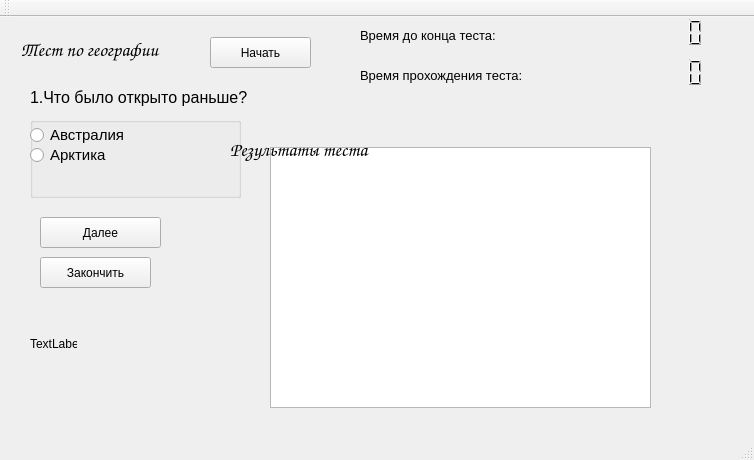
<?xml version="1.0" encoding="UTF-8"?>
<ui version="4.0">
 <class>MainWindow</class>
 <widget class="QMainWindow" name="MainWindow">
  <property name="geometry">
   <rect>
    <x>0</x>
    <y>0</y>
    <width>754</width>
    <height>460</height>
   </rect>
  </property>
  <property name="windowTitle">
   <string>MainWindow</string>
  </property>
  <widget class="QWidget" name="centralWidget">
   <widget class="QLabel" name="label_name">
    <property name="geometry">
     <rect>
      <x>20</x>
      <y>20</y>
      <width>175</width>
      <height>26</height>
     </rect>
    </property>
    <property name="font">
     <font>
      <family>Comic Sans MS</family>
      <pointsize>14</pointsize>
     </font>
    </property>
    <property name="text">
     <string>Тест по географии</string>
    </property>
   </widget>
   <widget class="QLabel" name="label_question">
    <property name="geometry">
     <rect>
      <x>30</x>
      <y>70</y>
      <width>221</width>
      <height>21</height>
     </rect>
    </property>
    <property name="font">
     <font>
      <pointsize>12</pointsize>
     </font>
    </property>
    <property name="text">
     <string>1.Что было открыто раньше?</string>
    </property>
   </widget>
   <widget class="QPushButton" name="pushButton">
    <property name="geometry">
     <rect>
      <x>210</x>
      <y>20</y>
      <width>101</width>
      <height>31</height>
     </rect>
    </property>
    <property name="text">
     <string>Начать</string>
    </property>
   </widget>
   <widget class="QPushButton" name="pushButton_next">
    <property name="geometry">
     <rect>
      <x>40</x>
      <y>200</y>
      <width>121</width>
      <height>31</height>
     </rect>
    </property>
    <property name="text">
     <string>Далее</string>
    </property>
   </widget>
   <widget class="QGroupBox" name="groupBox">
    <property name="geometry">
     <rect>
      <x>30</x>
      <y>100</y>
      <width>211</width>
      <height>81</height>
     </rect>
    </property>
    <property name="title">
     <string/>
    </property>
    <widget class="QRadioButton" name="radioButton_answer1">
     <property name="geometry">
      <rect>
       <x>0</x>
       <y>30</y>
       <width>251</width>
       <height>16</height>
      </rect>
     </property>
     <property name="font">
      <font>
       <pointsize>11</pointsize>
      </font>
     </property>
     <property name="text">
      <string>Арктика</string>
     </property>
    </widget>
    <widget class="QRadioButton" name="radioButton_answer0">
     <property name="geometry">
      <rect>
       <x>0</x>
       <y>10</y>
       <width>191</width>
       <height>16</height>
      </rect>
     </property>
     <property name="font">
      <font>
       <pointsize>11</pointsize>
      </font>
     </property>
     <property name="text">
      <string>Австралия</string>
     </property>
    </widget>
   </widget>
   <widget class="QLCDNumber" name="lcdNumber_end">
    <property name="geometry">
     <rect>
      <x>510</x>
      <y>0</y>
      <width>231</width>
      <height>31</height>
     </rect>
    </property>
    <property name="font">
     <font>
      <pointsize>4</pointsize>
     </font>
    </property>
    <property name="frameShape">
     <enum>QFrame::NoFrame</enum>
    </property>
    <property name="digitCount">
     <number>11</number>
    </property>
   </widget>
   <widget class="QLCDNumber" name="lcdNumber_all">
    <property name="geometry">
     <rect>
      <x>540</x>
      <y>40</y>
      <width>171</width>
      <height>31</height>
     </rect>
    </property>
    <property name="frameShape">
     <enum>QFrame::NoFrame</enum>
    </property>
    <property name="digitCount">
     <number>11</number>
    </property>
   </widget>
   <widget class="QLabel" name="label_TimeEnd">
    <property name="geometry">
     <rect>
      <x>360</x>
      <y>10</y>
      <width>161</width>
      <height>16</height>
     </rect>
    </property>
    <property name="font">
     <font>
      <pointsize>10</pointsize>
     </font>
    </property>
    <property name="text">
     <string>Время до конца теста:</string>
    </property>
   </widget>
   <widget class="QLabel" name="label_AllTime">
    <property name="geometry">
     <rect>
      <x>360</x>
      <y>50</y>
      <width>211</width>
      <height>16</height>
     </rect>
    </property>
    <property name="font">
     <font>
      <pointsize>10</pointsize>
     </font>
    </property>
    <property name="text">
     <string>Время прохождения теста:</string>
    </property>
   </widget>
   <widget class="QPushButton" name="pushButton_theend">
    <property name="geometry">
     <rect>
      <x>40</x>
      <y>240</y>
      <width>111</width>
      <height>31</height>
     </rect>
    </property>
    <property name="text">
     <string>Закончить</string>
    </property>
   </widget>
   <widget class="QTableWidget" name="tableWidget">
    <property name="geometry">
     <rect>
      <x>270</x>
      <y>130</y>
      <width>381</width>
      <height>261</height>
     </rect>
    </property>
   </widget>
   <widget class="QLabel" name="label_results">
    <property name="geometry">
     <rect>
      <x>230</x>
      <y>120</y>
      <width>290</width>
      <height>25</height>
     </rect>
    </property>
    <property name="font">
     <font>
      <family>Comic Sans MS</family>
      <pointsize>14</pointsize>
     </font>
    </property>
    <property name="text">
     <string>Результаты теста</string>
    </property>
   </widget>
   <widget class="QLabel" name="label">
    <property name="geometry">
     <rect>
      <x>30</x>
      <y>320</y>
      <width>47</width>
      <height>13</height>
     </rect>
    </property>
    <property name="text">
     <string>TextLabel</string>
    </property>
   </widget>
  </widget>
  <widget class="QToolBar" name="mainToolBar">
   <attribute name="toolBarArea">
    <enum>TopToolBarArea</enum>
   </attribute>
   <attribute name="toolBarBreak">
    <bool>false</bool>
   </attribute>
  </widget>
  <widget class="QStatusBar" name="statusBar"/>
  <action name="action">
   <property name="text">
    <string>Результаты</string>
   </property>
  </action>
 </widget>
 <layoutdefault spacing="6" margin="11"/>
 <resources/>
 <connections/>
</ui>
